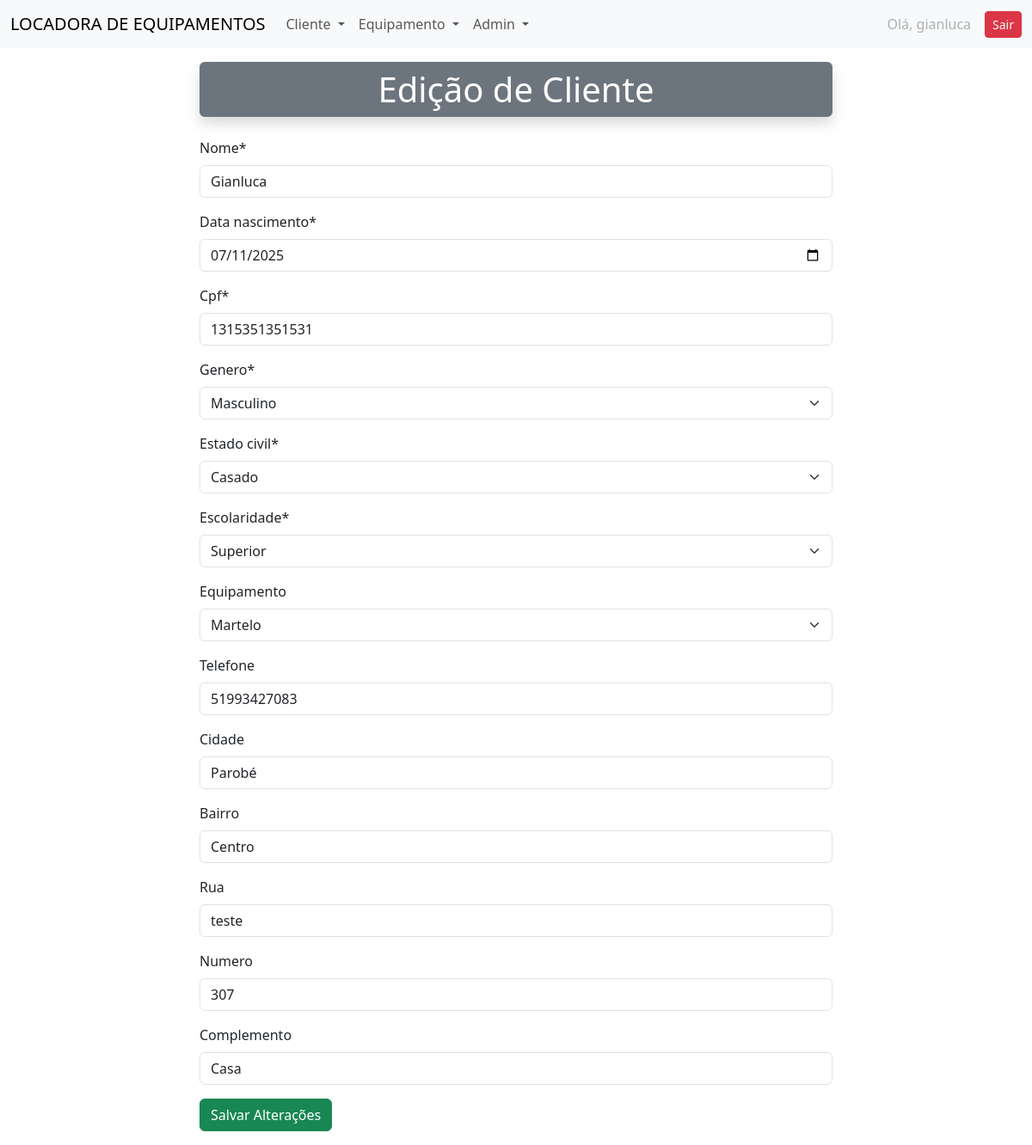
Before: /locadora/editar_cliente/2/ (signed in) with the older database file.
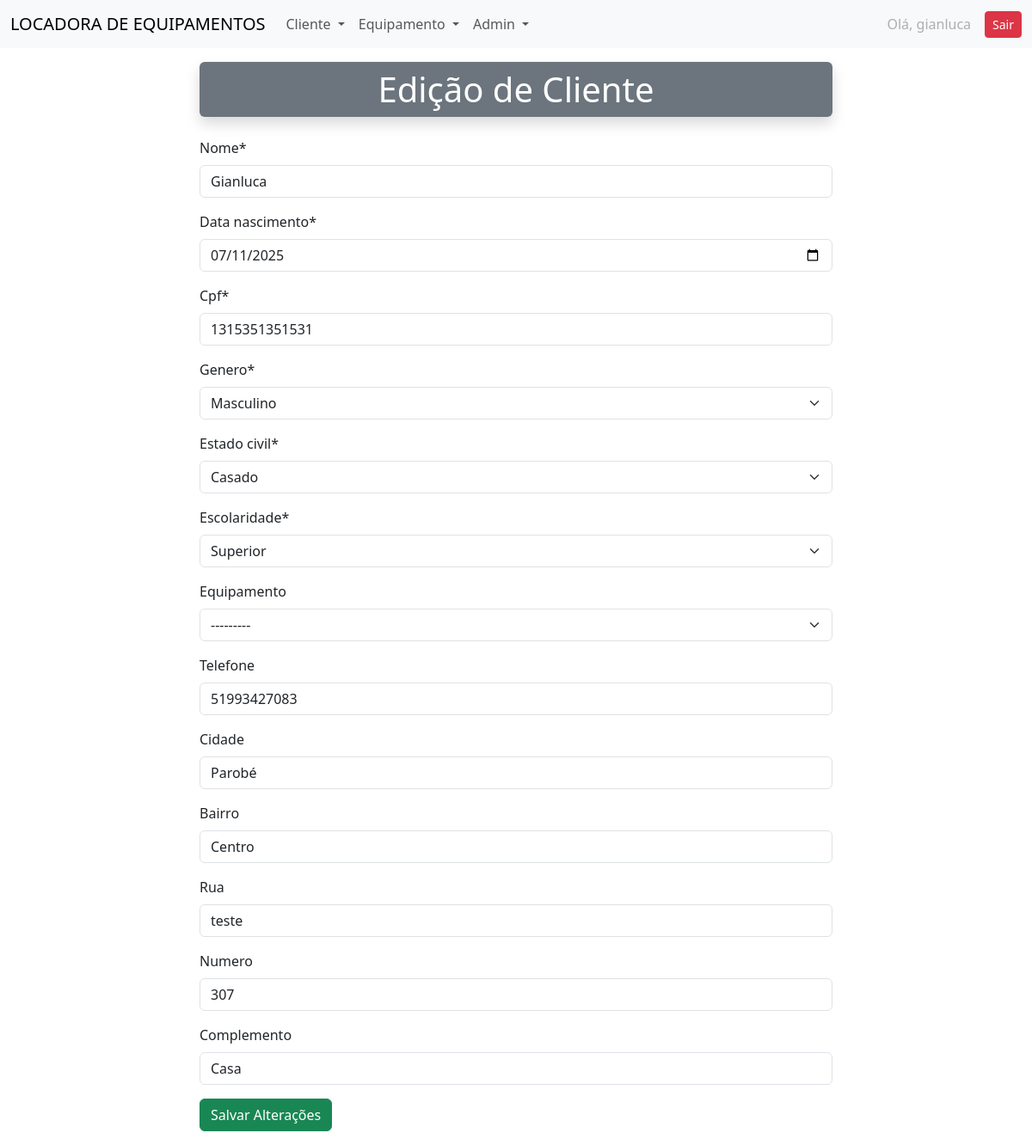
After: the same page with the newer database file.
### locadora/models.py (models this page shows, shortened)
class Usuario(models.Model):
    nome = models.CharField(max_length=100)
    data_nascimento = models.DateField()
    cpf = models.CharField(max_length=14, unique=True)
    genero = models.CharField(max_length=2, choices=GENERO_CHOICES)
    estado_civil = models.CharField(max_length=30, choices=ESTADO_CIVIL_CHOICES)
    escolaridade = models.CharField(max_length=50, choices=ESCOLARIDADE_CHOICES)
    equipamento = models.ForeignKey(Equipamento, on_delete=models.SET_NULL, null=True, blank=True)
    ativo = models.BooleanField(default=True)
    telefone = models.CharField(max_length=15, blank=True, null=True)
    cidade = models.CharField(max_length=100, blank=True, null=True)
    bairro = models.CharField(max_length=100, blank=True, null=True)
    rua = models.CharField(max_length=100, blank=True, null=True)
    numero = models.CharField(max_length=10, blank=True, null=True)
    complemento = models.CharField(max_length=100, blank=True, null=True)

class Equipamento(models.Model):
    nome = models.CharField(max_length=100)
    modelo = models.CharField(max_length=100, blank=True, null=True)
    numero_serie = models.CharField(max_length=100, blank=True, null=True)
    status = models.CharField(
        max_length=20,
        choices=STATUS_CHOICES,
        default='DISPONIVEL'
    )
    categoria = models.CharField(max_length=100, blank=True, null=True)
    fabricante = models.CharField(max_length=100, blank=True, null=True)
    em_manutencao = models.BooleanField(default=False)
    data_alugado = models.DateField(null=True, blank=True)
    foto = StdImageField(
        upload_to='fotos/equipamentos',
        variations={'thumb': (150, 150), 'medium': (300, 300)},
        blank=True,
        null=True
    )
    def __str__(self):
        return self.nome

### locadora/views.py (the view, shortened to what this page needs)
# urls.py: path('editar_cliente/<int:id>/', views.editar_cliente, name='editar_cliente'),
@login_required
def editar_cliente(request, id):
    try:
        usuario = Usuario.objects.get(id=id)
    except:
        return redirect('usuarios')
    form = UsuarioForm(instance=usuario)
    dados = {
        'form': form,
        'usuario': usuario,
    }
    return render(request, 'locadora/editar_cliente.html', dados)

### locadora/forms.py
class UsuarioForm(forms.ModelForm):
    data_nascimento = forms.DateField(
        widget=forms.DateInput(attrs={'type': 'date'}, format='%Y-%m-%d'),
        input_formats=['%Y-%m-%d']
    )
    class Meta:
        model = Usuario
        fields = [
            'nome', 'data_nascimento', 'cpf', 'genero', 'estado_civil',
            'escolaridade', 'equipamento', 'telefone',
            'cidade', 'bairro', 'rua', 'numero', 'complemento',
        ]
    def __init__(self, *args, **kwargs):
        super().__init__(*args, **kwargs)
        equipamento_atual = self.instance.equipamento if self.instance and self.instance.equipamento else None
        equipamentos_disponiveis = Equipamento.objects.filter(status='DISPONIVEL')
        if equipamento_atual:
            equipamentos_disponiveis = Equipamento.objects.filter(
                models.Q(status='DISPONIVEL') | models.Q(id=equipamento_atual.id)
            )
        self.fields['equipamento'].queryset = equipamentos_disponiveis

### locadora/templates/locadora/editar_cliente.html (shortened to what this page needs)
{% extends 'locadora/base.html'  %}
{% load crispy_forms_tags %}
{% block content %}
<div class="container my-3">
    <div class="row">
        <div class="col-8 mx-auto">
            <h1 class="bg-secondary shadow rounded py-2 text-center text-white">Edição de Cliente</h1>
        </div>
    </div>
</div>
<div class="container my-3">
    <div class="row">
        <div class="col-8 mx-auto">
            <form method="post" enctype="multipart/form-data">
                {{ form|crispy }}
            <button type="submit" class="btn btn-success">Salvar Alterações</button>
            </form>
        </div>
    </div>
</div>
{% endblock %}

Changed rows visible on the page:
changed Usuario "Masculino": equipamento "Martelo" → "---------"
